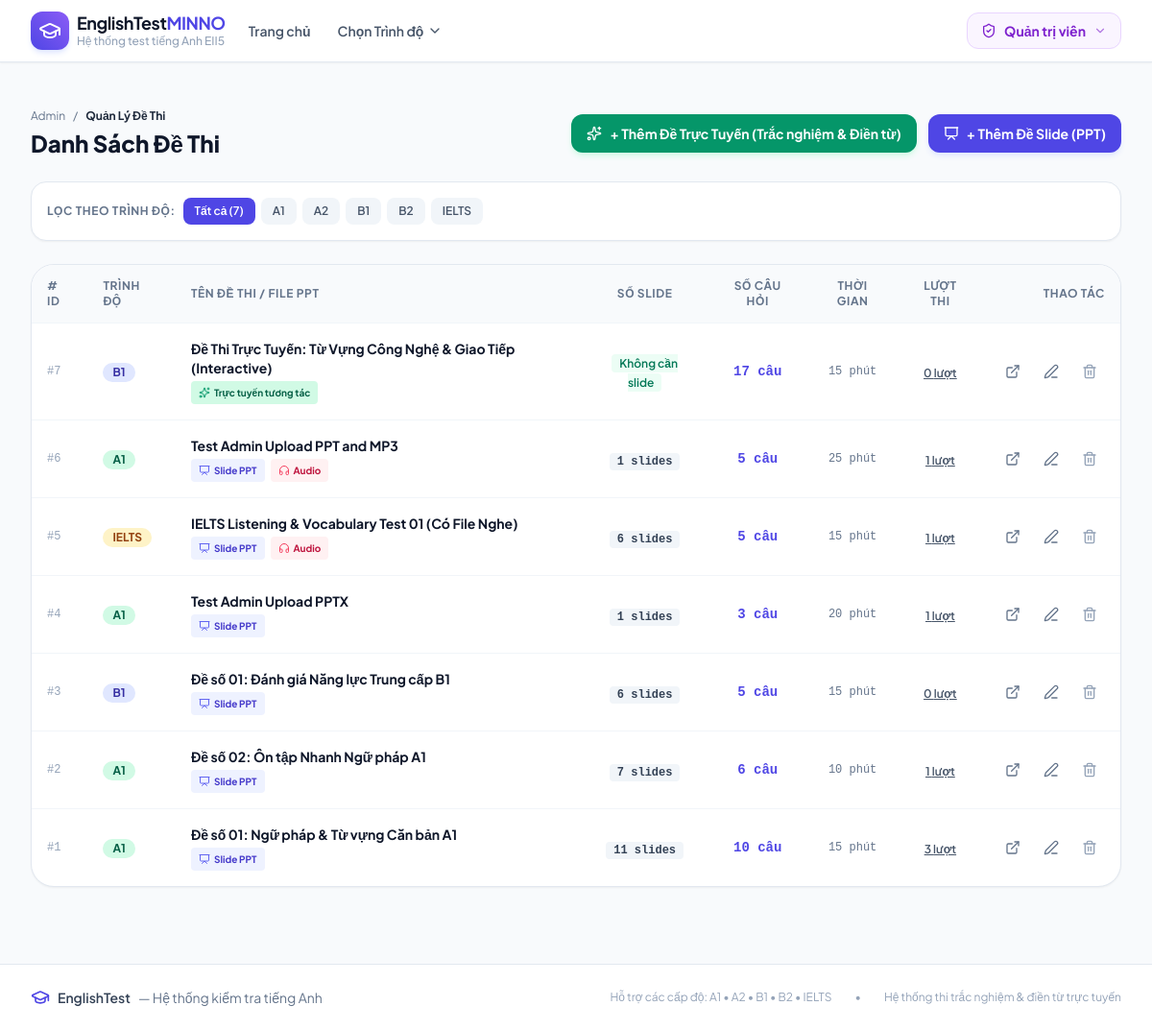
Screenshot of /admin/tests (signed in) with the database file from the repository.
### models.py (models this page shows)
class Level(db.Model):
    __tablename__ = 'levels'
    id = db.Column(db.Integer, primary_key=True)
    code = db.Column(db.String(20), unique=True, nullable=False)  # 'A1', 'A2', 'B1', 'B2', 'C1', 'IELTS'
    name = db.Column(db.String(100), nullable=False)              # 'Trình độ A1 - Căn bản'
    description = db.Column(db.Text, nullable=True)
    badge_color = db.Column(db.String(30), default='blue')        # 'blue', 'green', 'amber', 'purple', 'rose'
    icon_name = db.Column(db.String(50), default='book-open')
    order_num = db.Column(db.Integer, default=1)
    is_active = db.Column(db.Boolean, default=True)
    created_at = db.Column(db.DateTime, default=datetime.utcnow)
    tests = db.relationship('Test', backref='level', lazy=True, cascade='all, delete-orphan')
    @property
    def active_tests_count(self):
        return len([t for t in self.tests if t.is_active])

class Test(db.Model):
    __tablename__ = 'tests'
    id = db.Column(db.Integer, primary_key=True)
    level_id = db.Column(db.Integer, db.ForeignKey('levels.id', ondelete='CASCADE'), nullable=False)
    title = db.Column(db.String(200), nullable=False)
    description = db.Column(db.Text, nullable=True)
    test_format = db.Column(db.String(30), default='ppt')
    ppt_filename = db.Column(db.String(255), nullable=True)      # Original filename
    ppt_filepath = db.Column(db.String(500), nullable=True)      # Relative or abs path to ppt file
    slides_folder = db.Column(db.String(500), nullable=True)     # Relative folder under static/ containing slide images
    audio_filename = db.Column(db.String(255), nullable=True)    # Original audio filename (.mp3, .wav)
    audio_filepath = db.Column(db.String(500), nullable=True)    # Relative path under static/ to audio file
    total_slides = db.Column(db.Integer, default=0)
    time_limit_minutes = db.Column(db.Integer, default=15)       # 0 = unlimited
    total_questions = db.Column(db.Integer, default=10)
    pass_percentage = db.Column(db.Integer, default=50)
    is_active = db.Column(db.Boolean, default=True)
    created_at = db.Column(db.DateTime, default=datetime.utcnow)
    questions = db.relationship('Question', backref='test', lazy=True, cascade='all, delete-orphan', order_by='Question.question_number')
    submissions = db.relationship('Submission', backref='test', lazy=True, cascade='all, delete-orphan')
    @property
    def is_interactive(self):
        return self.test_format == 'interactive' or not self.slides_folder or self.total_slides == 0

### app.py (the view)
@app.route('/admin/tests')
@admin_required
def admin_tests():
    level_filter = request.args.get('level_id', type=int)
    query = Test.query
    if level_filter:
        query = query.filter_by(level_id=level_filter)
    tests = query.order_by(Test.created_at.desc()).all()
    levels = Level.query.order_by(Level.order_num).all()
    return render_template('admin/tests.html', tests=tests, levels=levels, current_level_id=level_filter)

### app.py (called while the page is built)
def staff_required(f):
    @wraps(f)
    def decorated_function(*args, **kwargs):
        user_id = session.get('user_id')
        role = session.get('role')
        if not user_id or role not in ('admin', 'teacher'):
            flash('Vui lòng đăng nhập với tài khoản Quản trị viên hoặc Giáo viên.', 'warning')
            return redirect(url_for('admin_login', next=request.path))
        user = User.query.get(user_id)
        if not user or user.role not in ('admin', 'teacher'):
            session.clear()
            flash('Phiên đăng nhập đã hết hạn. Vui lòng đăng nhập lại.', 'warning')
            return redirect(url_for('admin_login', next=request.path))
        return f(*args, **kwargs)
    return decorated_function

@app.context_processor
def inject_globals():
    levels = Level.query.filter_by(is_active=True).order_by(Level.order_num).all()
    current_user = None
    if session.get('user_id'):
        current_user = User.query.get(session.get('user_id'))
    return {
        'all_levels': levels,
        'current_user': current_user,
        'is_admin': session.get('role') == 'admin',
        'is_teacher': session.get('role') == 'teacher',
        'is_staff': session.get('role') in ('admin', 'teacher'),
        'candidate_name': session.get('student_name'),
        'candidate_phone': session.get('student_phone'),
        'candidate_email': session.get('student_email')
    }

### templates/admin/tests.html (shortened to what this page needs)
{% extends 'base.html' %}
{% block content %}
<div class="max-w-7xl mx-auto px-4 sm:px-6 lg:px-8 py-8">
    <div class="flex flex-col md:flex-row md:items-center justify-between gap-4 mb-6">
        <div>
            <div class="flex items-center space-x-2 text-xs text-slate-500 mb-1">
                <a href="{{ url_for('admin_dashboard') }}" class="hover:text-indigo-600">Admin</a>
                <span>/</span>
                <span class="text-slate-800 font-bold">Quản Lý Đề Thi</span>
            </div>
            <h1 class="text-2xl font-extrabold text-slate-900">Danh Sách Đề Thi</h1>
        </div>
        <div class="flex flex-wrap items-center gap-3">
            <a href="{{ url_for('admin_new_test_interactive') }}" class="px-4 py-2.5 bg-emerald-600 hover:bg-emerald-700 text-white font-bold rounded-xl text-sm shadow-md shadow-emerald-100 transition flex items-center space-x-2">
                <i data-lucide="sparkles" class="w-4 h-4"></i>
                <span>+ Thêm Đề Trực Tuyến (Trắc nghiệm & Điền từ)</span>
            </a>
            <a href="{{ url_for('admin_new_test') }}" class="px-4 py-2.5 bg-indigo-600 hover:bg-indigo-700 text-white font-bold rounded-xl text-sm shadow-md shadow-indigo-100 transition flex items-center space-x-2">
                <i data-lucide="presentation" class="w-4 h-4"></i>
                <span>+ Thêm Đề Slide (PPT)</span>
            </a>
        </div>
    </div>
    <div class="bg-white rounded-2xl border border-slate-200 p-4 mb-6 shadow-sm flex flex-wrap items-center justify-between gap-4">
        <div class="flex items-center space-x-2">
            <span class="text-xs font-bold text-slate-500 uppercase tracking-wider">Lọc theo trình độ:</span>
            <div class="flex flex-wrap gap-1.5">
                <a href="{{ url_for('admin_tests') }}" class="px-3 py-1.5 rounded-lg text-xs font-semibold transition {% if not current_level_id %}bg-indigo-600 text-white{% else %}bg-slate-100 text-slate-600 hover:bg-slate-200{% endif %}">
                    Tất cả ({{ tests|length }})
                </a>
                {% for lvl in levels %}
                <a href="{{ url_for('admin_tests', level_id=lvl.id) }}" class="px-3 py-1.5 rounded-lg text-xs font-semibold transition {% if current_level_id == lvl.id %}bg-indigo-600 text-white{% else %}bg-slate-100 text-slate-600 hover:bg-slate-200{% endif %}">
                    {{ lvl.code }}
                </a>
                {% endfor %}
            </div>
        </div>
    </div>
    <div class="bg-white rounded-3xl border border-slate-200 shadow-sm overflow-hidden">
        {% if tests %}
        <div class="overflow-x-auto">
            <table class="w-full text-left border-collapse text-sm">
                <thead>
                    <tr class="bg-slate-50 text-slate-500 font-bold text-xs uppercase tracking-wider border-b border-slate-100">
                        <th class="py-3.5 px-4"># ID</th>
                        <th class="py-3.5 px-4">Trình độ</th>
                        <th class="py-3.5 px-4">Tên Đề Thi / File PPT</th>
                        <th class="py-3.5 px-4 text-center">Số Slide</th>
                        <th class="py-3.5 px-4 text-center">Số Câu Hỏi</th>
                        <th class="py-3.5 px-4 text-center">Thời Gian</th>
                        <th class="py-3.5 px-4 text-center">Lượt Thi</th>
                        <th class="py-3.5 px-4 text-right">Thao Tác</th>
                    </tr>
                </thead>
                <tbody class="divide-y divide-slate-100">
                    {% for t in tests %}
                    <tr class="hover:bg-slate-50/80 transition">
                        <td class="py-4 px-4 font-mono text-xs text-slate-400">#{{ t.id }}</td>
                        <td class="py-4 px-4">
                            <span class="inline-flex items-center px-2.5 py-0.5 rounded-full text-xs font-bold
                                {% if t.level.badge_color == 'emerald' %}bg-emerald-100 text-emerald-800
                                {% elif t.level.badge_color == 'blue' %}bg-blue-100 text-blue-800
                                {% elif t.level.badge_color == 'indigo' %}bg-indigo-100 text-indigo-800
                                {% elif t.level.badge_color == 'purple' %}bg-purple-100 text-purple-800
                                {% elif t.level.badge_color == 'amber' %}bg-amber-100 text-amber-800
                                {% else %}bg-slate-100 text-slate-800{% endif %}">
                                {{ t.level.code }}
                            </span>
                        </td>
                        <td class="py-4 px-4 font-bold text-slate-900">
                            <p class="text-sm">{{ t.title }}</p>
                            <div class="flex flex-wrap items-center gap-1.5 mt-1">
                                {% if t.is_interactive %}
                                <span class="inline-flex items-center px-2 py-0.5 rounded text-[10px] font-bold bg-emerald-100 text-emerald-800">
                                    <i data-lucide="sparkles" class="w-3 h-3 mr-1 text-emerald-600"></i>
                                    Trực tuyến tương tác
                                </span>
                                {% else %}
                                <span class="inline-flex items-center px-2 py-0.5 rounded text-[10px] font-bold bg-indigo-50 text-indigo-700">
                                    <i data-lucide="presentation" class="w-3 h-3 mr-1 text-indigo-500"></i>
                                    Slide PPT
                                </span>
                                {% endif %}
                                {% if t.audio_filepath %}
                                <span class="inline-flex items-center px-2 py-0.5 rounded text-[10px] font-bold bg-rose-50 text-rose-700">
                                    <i data-lucide="headphones" class="w-3 h-3 mr-1 text-rose-500"></i>
                                    Audio
                                </span>
                                {% endif %}
                            </div>
                        </td>
                        <td class="py-4 px-4 text-center">
                            {% if t.is_interactive %}
                            <span class="px-2 py-0.5 rounded bg-emerald-50 text-emerald-700 text-xs font-semibold">
                                Không cần slide
                            </span>
                            {% else %}
                            <span class="px-2 py-0.5 rounded bg-slate-100 text-slate-700 text-xs font-mono font-bold">
                                {{ t.total_slides }} slides
                            </span>
                            {% endif %}
                        </td>
                        <td class="py-4 px-4 text-center font-bold text-indigo-600 font-mono">
                            {{ t.total_questions }} câu
                        </td>
                        <td class="py-4 px-4 text-center text-xs text-slate-500 font-mono">
                            {{ t.time_limit_minutes }} phút
                        </td>
                        <td class="py-4 px-4 text-center">
                            <a href="{{ url_for('admin_submissions', test_id=t.id) }}" class="text-xs font-semibold text-slate-600 hover:text-indigo-600 underline">
                                {{ t.submissions|length }} lượt
                            </a>
                        </td>
                        <td class="py-4 px-4 text-right">
                            <div class="flex items-center justify-end space-x-2">
                                <a href="{{ url_for('take_test', test_id=t.id) }}" target="_blank" class="p-2 text-slate-500 hover:text-indigo-600 hover:bg-indigo-50 rounded-lg transition" title="Làm thử bài thi">
                                    <i data-lucide="external-link" class="w-4 h-4"></i>
                                </a>
                                <a href="{{ url_for('admin_edit_test', test_id=t.id) }}" class="p-2 text-slate-500 hover:text-amber-600 hover:bg-amber-50 rounded-lg transition" title="Chỉnh sửa">
                                    <i data-lucide="edit-3" class="w-4 h-4"></i>
                                </a>
                                <form method="POST" action="{{ url_for('admin_delete_test', test_id=t.id) }}" onsubmit="return confirm('Bạn có chắc chắn muốn xóa đề thi này? Tất cả bài nộp liên quan cũng sẽ bị xóa!')" class="inline">
                                    <button type="submit" class="p-2 text-slate-400 hover:text-rose-600 hover:bg-rose-50 rounded-lg transition" title="Xóa đề thi">
                                        <i data-lucide="trash-2" class="w-4 h-4"></i>
                                    </button>
                                </form>
                            </div>
                        </td>
                    </tr>
                    {% endfor %}
                </tbody>
            </table>
        </div>
        {% endif %}
    </div>
</div>
{% endblock %}

### rows the page displays
Level: code "A1"
Level: code "A2"
Level: code "B1"
Level: code "B2"
Level: code "IELTS"
Test: id "7", level.code "B1", title "Đề Thi Trực Tuyến: Từ Vựng Công Nghệ & Giao Tiếp (Interactive)", test_format "interactive" (drawn), total_questions "17", time_limit_minutes "15", submissions|length "0"
Test: id "6", level.code "A1", title "Test Admin Upload PPT and MP3", test_format "ppt" (drawn), shows "Audio", total_slides "1", total_questions "5", time_limit_minutes "25", submissions|length "1"
Test: id "5", level.code "IELTS", title "IELTS Listening & Vocabulary Test 01 (Có File Nghe)", test_format "ppt" (drawn), shows "Audio", total_slides "6", total_questions "5", time_limit_minutes "15", submissions|length "1"
Test: id "4", level.code "A1", title "Test Admin Upload PPTX", test_format "ppt" (drawn), total_slides "1", total_questions "3", time_limit_minutes "20", submissions|length "1"
Test: id "3", level.code "B1", title "Đề số 01: Đánh giá Năng lực Trung cấp B1", test_format "ppt" (drawn), total_slides "6", total_questions "5", time_limit_minutes "15", submissions|length "0"
Test: id "2", level.code "A1", title "Đề số 02: Ôn tập Nhanh Ngữ pháp A1", test_format "ppt" (drawn), total_slides "7", total_questions "6", time_limit_minutes "10", submissions|length "1"
Test: id "1", level.code "A1", title "Đề số 01: Ngữ pháp & Từ vựng Căn bản A1", test_format "ppt" (drawn), total_slides "11", total_questions "10", time_limit_minutes "15", submissions|length "3"

### other values shown
{{ tests|length }} "7"
